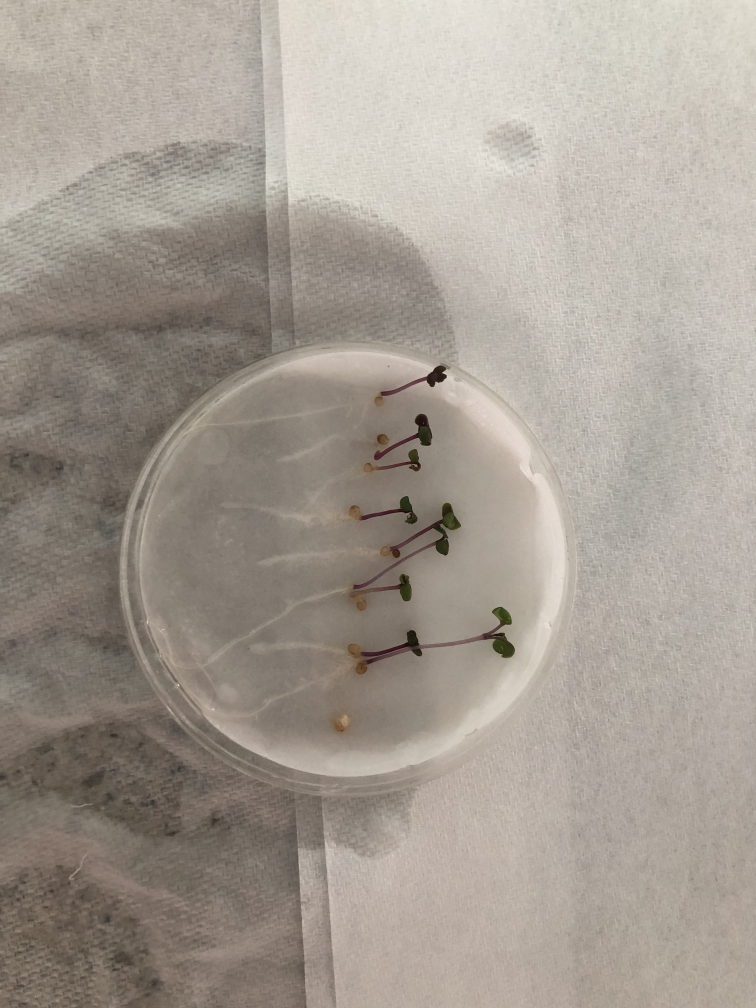
#> input picture plants/f1/f1_03.jpeg, 3024 x 4032 px, found by its file name (shown at 1/4 size)
$ python plants.py
#> lines starting #> are read from the running program, lines starting #| are printed output that depends on the picture; after the words box and inside, x2 and y2 are one past the last pixel; in counts of white or black regions, pixels touching at a corner belong together; long printed decimals are rounded
import numpy as np
import cv2

im = cv2.imread("f1_03.jpeg")
#> im is the input picture: shape (4032, 3024, 3); mean B, G, R 146.4, 156, 164.3

im = cv2.cvtColor(im, cv2.COLOR_BGR2HSV)
#> im: shape (4032, 3024, 3); mean H, S, V 16.6, 30.2, 164.3

im = cv2.resize(im, (0,0),fx = 0.5, fy = 0.5)
#> im: shape (2016, 1512, 3); mean H, S, V 16.6, 30.3, 164.5

lbound2 = np.array([50,80,0])
ubound2 = np.array([200,200,200])

lbound = np.array([0,80,0])
ubound = np.array([200,200,200])

# lbound2 = np.array([0,0,0])
# ubound2 = np.array([100,255,60])

mask1 = cv2.inRange(im, lbound, ubound)
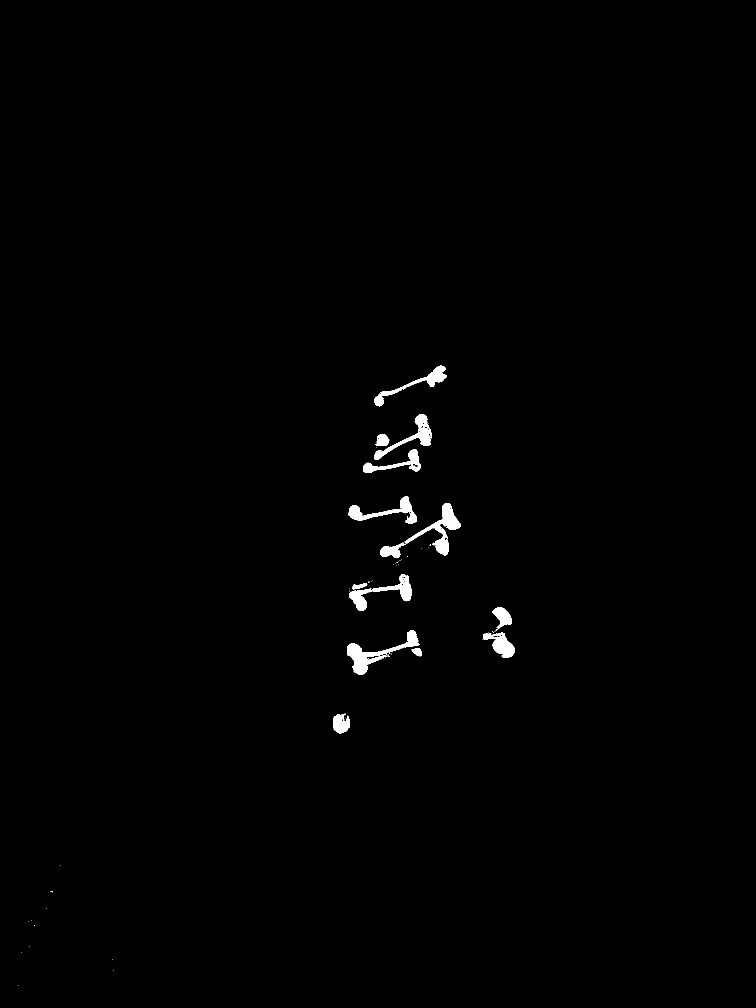
#> mask1: shape (2016, 1512) (shown at 1/2 size); 0.71% white; 63 white regions (49 under 20 px), largest, box (x1, y1, x2, y2) and area: (695, 1261, 839, 1350) 3197, (807, 1006, 922, 1111) 2876, (698, 1148, 823, 1222) 2439
mask2 = cv2.inRange(im, lbound2, ubound2)
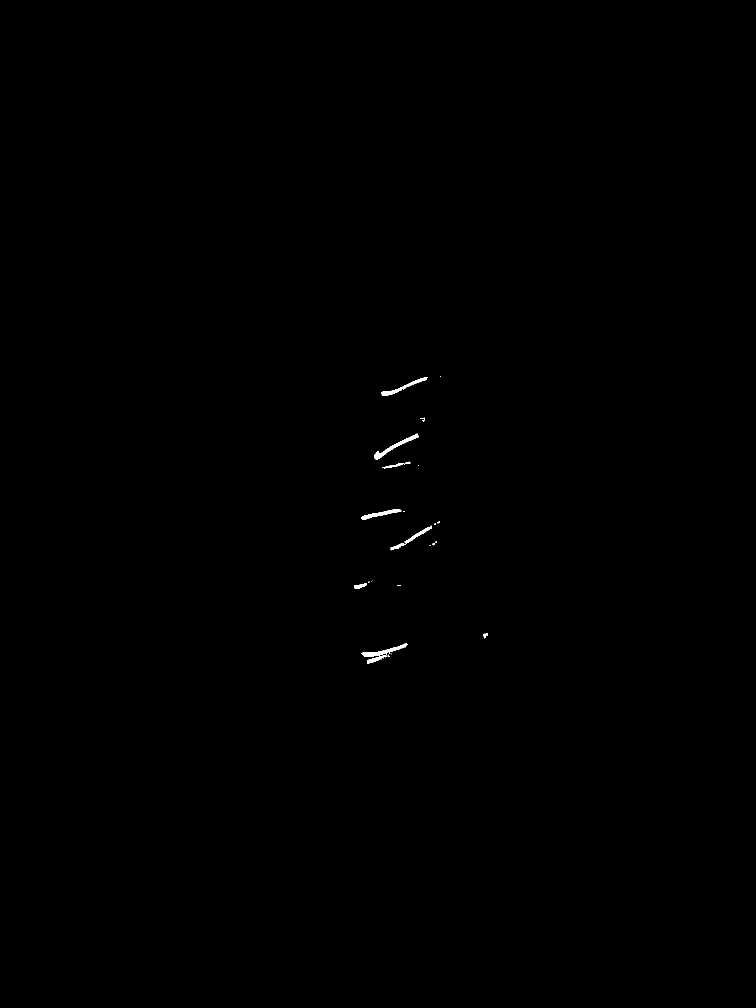
#> mask2: shape (2016, 1512) (shown at 1/2 size); 0.13% white; 32 white regions (20 under 20 px), largest, box (x1, y1, x2, y2) and area: (749, 867, 837, 920) 744, (723, 1287, 816, 1313) 663, (763, 754, 855, 792) 600

# mask2 = cv2.inRange(im, lbound2, ubound2)


nlbound = np.array([0,0,0])
nubound = np.array([255,255,255])


# nmask = cv2.inRange(newim,)


cv2.imshow("1", im)
cv2.imshow("2", mask1)
cv2.imshow("3", mask2)

area = np.sum(mask1 == 255)
#> area = 21669
cyan = np.sum(mask2 == 255)
#> cyan = 3841

percent = cyan/area
#> percent = 0.177

print(cyan)
#| 3841
print(area)
#| 21669
print(percent)
#| 0.1773

cv2.waitKey(0)
